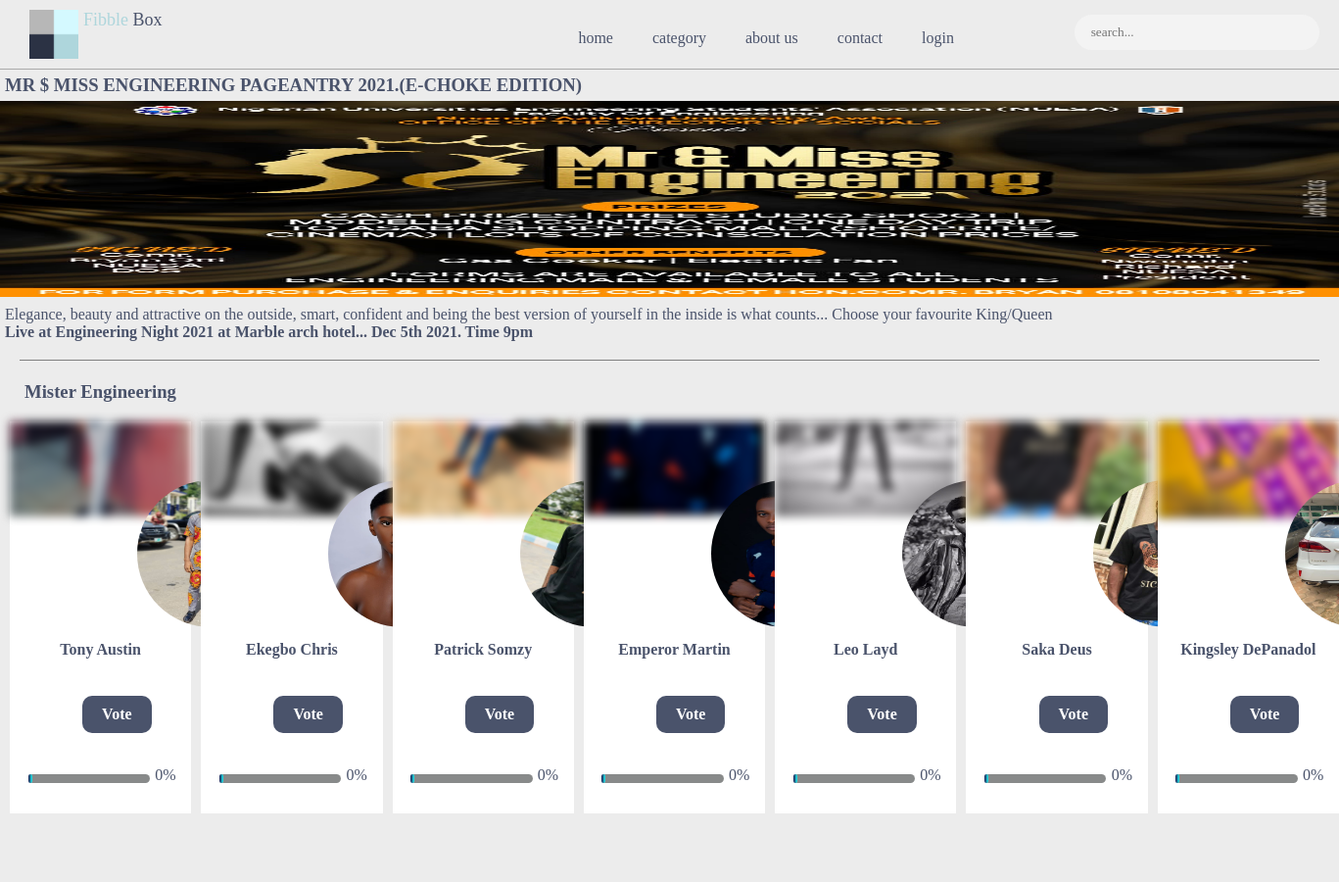
/nuessa_night/ (upper part), run on an earlier commit of the app's database.
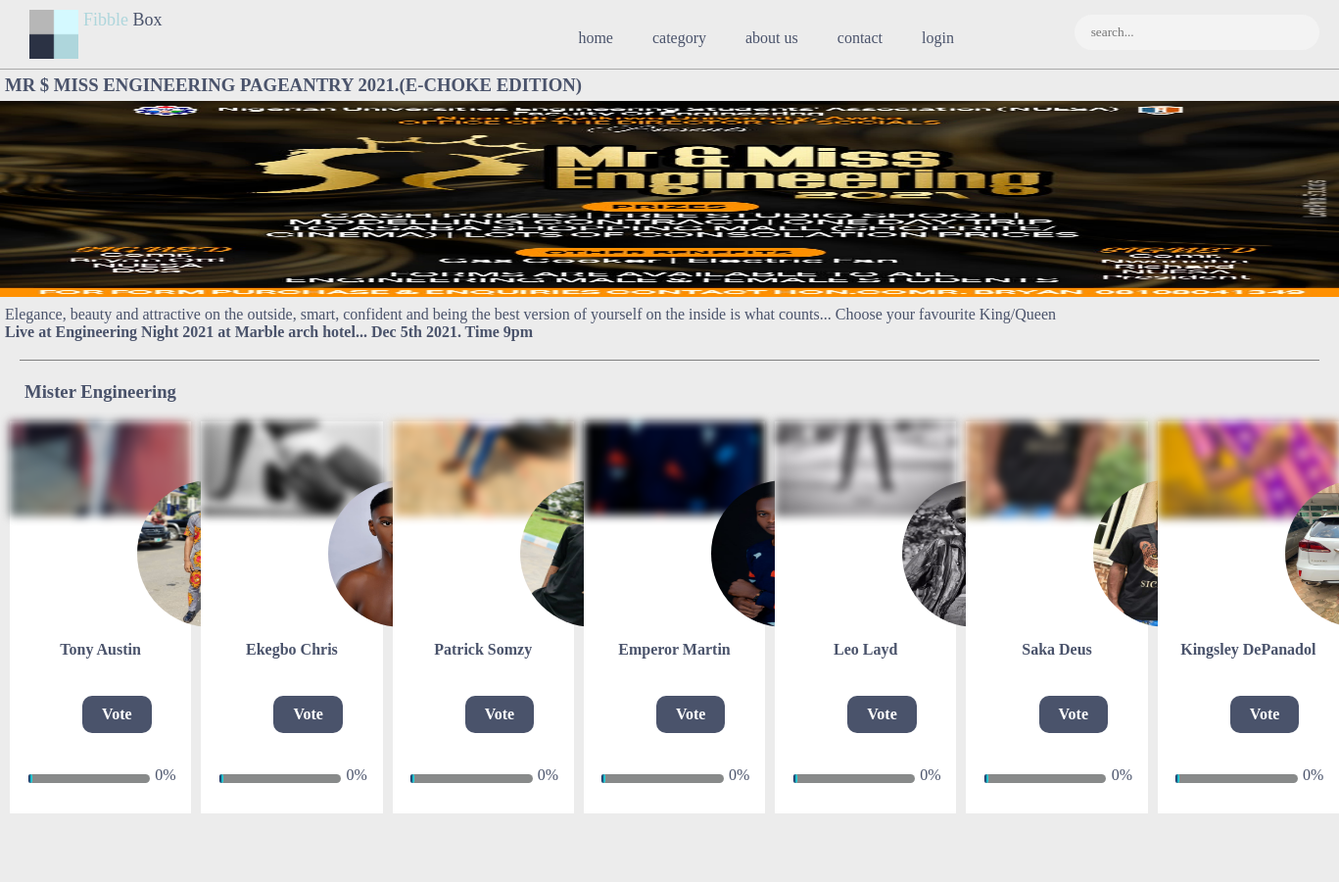
And on a later commit of the database.
### fibblebox_app/models.py (models this page shows, shortened)
class Event(models.Model):
    name = models.CharField(max_length=250)
    slug = models.SlugField(max_length=250, unique=True)
    event_image = models.ImageField(upload_to = 'media/events')
    event_banner = models.ImageField(upload_to = 'media/events')
    event_info = models.CharField(max_length=3000, null=True, blank=True)
    category = models.CharField(choices=CATEGORIES, max_length=2)
    intro_text = models.CharField(max_length=250)
    discription = models.CharField(max_length=450)
    date = models.DateField()
    count_down = models.DateTimeField()
    @property
    def total_votes(self):
        candidate_vote = self.event_candidate.all()
        event_votes = sum([vote.votes for vote in candidate_vote])
        return event_votes
    @property
    def eventBanner(self):
        try:
            url = self.event_banner.url
        except:
            url = ''
        return url

### fibblebox_app/views.py (the view)
# urls.py: path('<slug:slug>/', event, name='event'),
def event(request, slug):
    template_name = 'event.html'
    event = get_object_or_404(Event, slug=slug)
    candidate = event.event_candidate.all()
    office  = event.event_office.all()
    percentage_votes = event.total_votes
    print(office)
    context = { 'event':event, 'candidate':candidate, 'office':office, 'percentage_votes':percentage_votes}
    return render(request, template_name, context)

### fibblebox_app/models.py (called while the page is built)
    @property
    def office_total_votes(self):
        votes = self.candidate_office.all()
        office_votes = sum([x.votes for x in votes])
        return office_votes

    def __str__(self):
        return self.office_name

    @property
    def background_image_URL(self):
        try:
            image =   self.background_image.url
        except:
            image = ''
        return image

    @property
    def personal_image_URL(self):
        try:
            image = self.personal_image.url
        except:
            image = ''
        return image
        total_votes = sum([vote  for vote in range(0,self.votes - 1)])
        return total_votes

    @property
    def office_name(self):
        return str(self.office)

### templates/event.html (shortened to what this page needs)
{% extends 'base.html' %}
{% load static %}
{% block content %}
<h3 style="margin: 5px;">MR $ MISS ENGINEERING PAGEANTRY 2021.(E-CHOKE EDITION)</h3>
<div class="event">
    <img src="{{event.eventBanner}}" alt="" style="object-fit: fill; background-position: center;">
    <div style="margin: 5px;">
        {{event.intro_text}} <br>
        <span style="font-weight: 700;">Live at Engineering Night 2021 at Marble arch hotel...       Dec 5th 2021.  Time 9pm </span>
    </div>
    <div style="background-color: grey; position: relative; top: -1px; height: 1px; margin: 20px 20px; "></div>
    {% for candy in office %}
    <h3 class="event-office-name">{{candy.office_name}}</h3>
    <div class="event-office">
    {% for cap in candidate %}
    {% if cap.office_name == candy.office_name %}
    <div>
        <div class="img-box" style="background: url('{{cap.background_image_URL}}'); filter: blur(5px); -webkit-filter: blur(5px);" alt="back-img">
        </div>
        <div class="person-image">
            <img src="{{cap.personal_image_URL}}" alt="" style="height: 150px; width: 150px; border-radius: 50%;">
        </div>
        <h4 class="person-name">{{cap.name}}</h4>
        <a href="{% url 'fibblebox_app:candidate' cap.id %}"><div style="position: absolute; top:70%; left:40%; padding:10px 20px ; background-color:#4A536B; border-radius: 10px; color: white; font-weight: 700;">Vote</div></a>
        <div style="position: absolute; top:90%; left: 10%; background-color: rgb(136, 138, 138); height: 5px; width:65%; padding: 2px; border-radius: 5px;" ></div>
        <div style="position: absolute; top:90%; left: 10%;background-image:linear-gradient(to right, rgb(27, 18, 75),rgb(30, 247, 247)); height:5px; width:{% widthratio  cap.votes candy.office_total_votes 65 %}% ; padding:2px; border-radius:5px;" ></div>
        <div style="position: absolute; top:88%; left: 80%;"> {% widthratio  cap.votes candy.office_total_votes 100 %}% </div>
    </div>
    {% endif %}
    {% endfor %}
        </div>
    {% endfor %}
{% endblock %}

What changed in the data, as far as the page shows it:
changed Event: intro_text "…best version of yourself in the inside is what…" → "…best version of yourself on the inside is what…"
